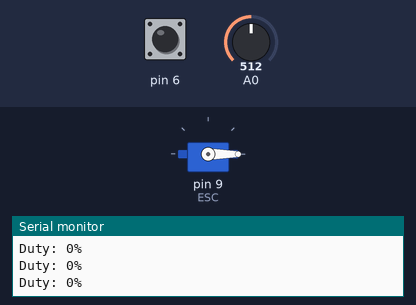
The sketch below on a simulated Arduino Uno, built with avr-gcc and run on an emulated ATmega328P. Parts: servo, the last lines printed to the serial monitor. The inputs (shaded band) are chosen by the test bench; at power-on: pin 6 HIGH, A0 = 512.

Above: at 3.2 s.
3.3 s: pin 6 pulled LOW for 1 s
At 4.2 s:
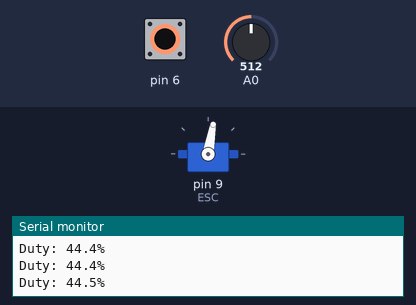
6.3 s: pin 6 pulled LOW for 0.15 s
At 7.7 s:
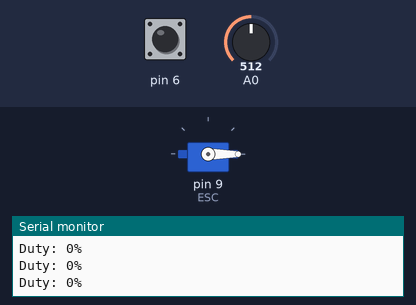
9.4 s: pin 6 driven LOW
At 10.4 s:
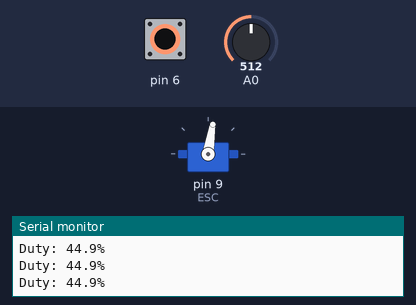
12.4 s: A0 set to 122
At 14.3 s:
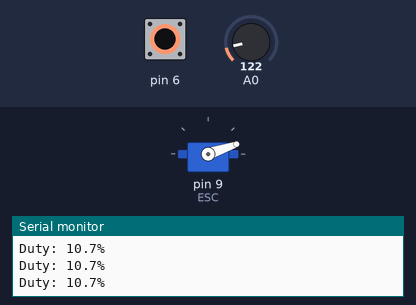
15.4 s: A0 set to 306
At 17.1 s:
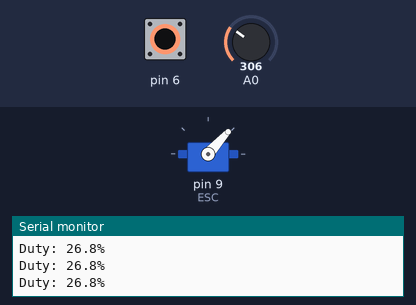
18.4 s: A0 set to 716
At 20.2 s:
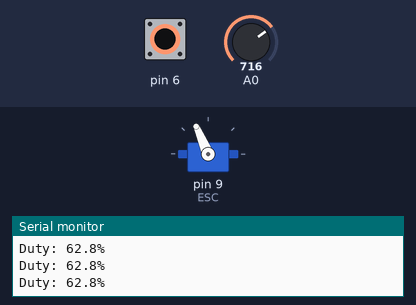
Timing chart, 0 to 21.7 s (numbered marks = the images above; inputs shaded):
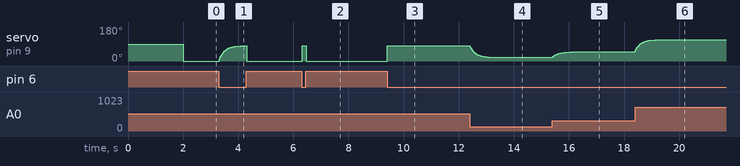

Measured:
- after the input at 3.3 s, servo on pin 9 (ESC): rises from 0° to 80° in 0.79 s, then falls to 0° in 0.21 s
- after the input at 6.3 s, servo on pin 9 (ESC): 0° → 80° at once, → 81° 0.06 s later, → 0° 0.08 s later
- after the input at 9.4 s, servo on pin 9 (ESC): 0° → 81° at once
- after the input at 12.4 s, servo on pin 9 (ESC): moves from 81° to 19° over 0.99 s, starting at once
- after the input at 15.4 s, servo on pin 9 (ESC): moves from 19° to 48° over 0.68 s, starting at once
- after the input at 18.4 s, servo on pin 9 (ESC): moves from 48° to 113° over 0.87 s, starting at once

The sketch:

undirectionalPotoControl.ino
```cpp
#include <Arduino.h>
#include<Servo.h>
Servo ESC;
int potoRead;
int pwmValue;
float filteredValue = 1000;
float alpha = 0.1;
void setup() {
  Serial.begin(9600);
  pinMode(6, INPUT_PULLUP);
  ESC.attach(9, 1000, 2000);
  delay(2000);
}

void loop() {
  // put your main code here, to run repeatedly:

  if (digitalRead(6) == HIGH){//stop switch
    pwmValue=1000;
    ESC.writeMicroseconds(pwmValue);
    Serial.println("Duty: 0%");
    delay(20);
    return;
  }
  potoRead=analogRead(A0);
  pwmValue = map(potoRead, 0, 1023, 1000, 1900);
  filteredValue = alpha * pwmValue + (1 - alpha) * filteredValue;
  pwmValue = (int)filteredValue;
  ESC.writeMicroseconds(pwmValue);
  // Calculate and print duty cycle percentage
  float duty = (pwmValue - 1000) / 1000.0 * 100.0;
  Serial.print("Duty: ");
  Serial.print(duty, 1);  // 1 decimal place
  Serial.println("%");
  delay(20);
}
```
